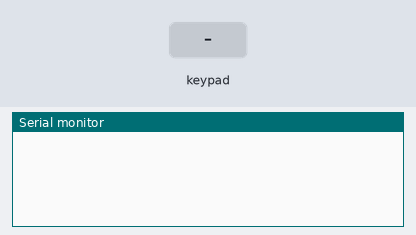
Recording of a sketch running on a simulated Arduino Uno, built with avr-gcc and run on an emulated ATmega328P. Shown: the last lines printed to the serial monitor. Wiring (inferred from the names in the program): 4×3 keypad with keys 1 2 3 4 5 6 7 8 9 * 0 # (labels assumed): rows pin 16, pin 4, pin 5, pin 13; columns pin 2, pin 12, pin 14. The inputs (shaded band) are chosen by the test bench.

Above: at 1.2 s.
1.3 s: key '1' pressed
At 1.58 s:
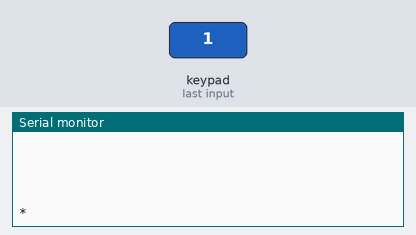
2.9 s: keypad keys 1 2 pressed 0.4 s apart
At 3.61 s:
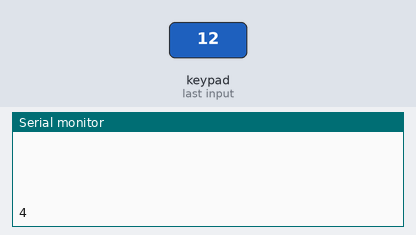
5.2 s: key '7' pressed
At 5.39 s:
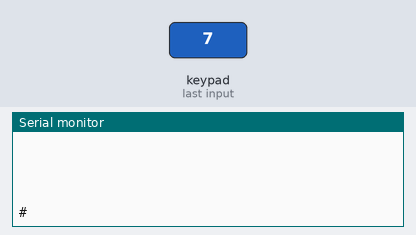
6.7 s: keypad keys 1 2 * pressed 0.4 s apart
At 7.69 s:
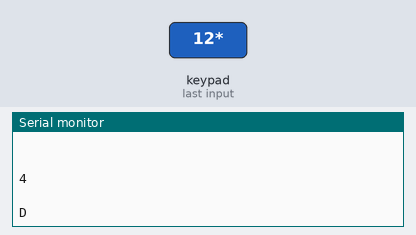
9.4 s: key '0' pressed
At 9.72 s:
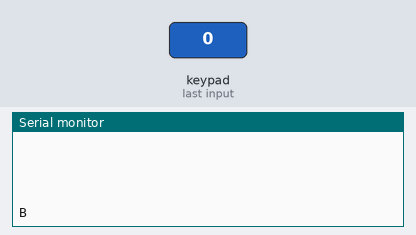
11.0 s: keypad keys 1 2 # pressed 0.4 s apart
At 12.07 s:
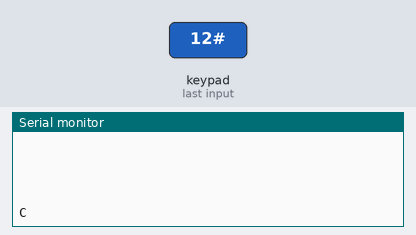

Measured:
- after the input at 1.3 s, the serial monitor: prints a new line after 0.10 s (image 1)
- after the input at 2.9 s, the serial monitor: prints a new line after 0.55 s (image 2)
- after the input at 5.2 s, the serial monitor: prints a new line at once (image 3)
- after the input at 6.7 s, the serial monitor: prints a new line after 0.56 s (image 4)
- after the input at 9.4 s, the serial monitor: prints a new line after 0.16 s (image 5)
- after the input at 11.0 s, the serial monitor: prints a new line after 0.06 s (image 6)

The sketch:

matriz_numerica.ino
```cpp
//fazendo leitura na marra
//ainda em desenvolvimento

/*parece que algumas teclas agarram.
  obs: o problema foi corrigido colocando resistor e ground nos pinos de leitura. equivalente a button push_down*/

#include <Arduino.h>

//olhando os pinos da matriz de frente. O primeiro pino da esquerda é o 1 o segundo é o 2 e assim por diante ate o oitavo pino

const int l1 = 0;  //D3 in nodeMCU and 1 in keypad
const int l2 = 12; //D6 in nodeMCU and 2 in keypad
const int l3 = 14; //D5 in nodeMCU and 3 in keypad
const int l4 = 2;  //D4 in nodeMCU and 4 in keypad

                   //colocar ground (com resistor)
const int c1 = 16; //D0 in nodeMCU and 5 in keypad
const int c2 = 4;  //D2 in nodeMCU and 6 in keypad
const int c3 = 5;  //D1 in nodeMCU and 7 in keypad
const int c4 = 13; //D7 in nodeMCU and 8 in keypad

void desligar (){
  digitalWrite(l1, LOW);
  digitalWrite(l2, LOW);
  digitalWrite(l3, LOW);
  digitalWrite(l4, LOW);
}

void pesquisar (int l){
  if (digitalRead(c1) == HIGH){
    if(l == 1)
      Serial.print("1  ");
    if(l == 2)
      Serial.print("4  ");
    if(l == 3)
      Serial.print("7  ");
    if(l == 4)
      Serial.print("*  ");

    while(digitalRead(c1) == HIGH){
      //travar code
    }
  }

  if (digitalRead(c2) == HIGH){
    if(l == 1)
      Serial.print("2  ");
    if(l == 2)
      Serial.print("5  ");
    if(l == 3)
      Serial.print("8  ");
    if(l == 4)
      Serial.print("0  ");

    while(digitalRead(c2) == HIGH){
      //travar code
    }
  }

  if (digitalRead(c3) == HIGH){
    if(l == 1)
      Serial.print("3  ");
    if(l == 2)
      Serial.print("6  ");
    if(l == 3)
      Serial.print("9  ");
    if(l == 4)
      Serial.print("#  ");

    while(digitalRead(c3) == HIGH){
      //travar code
    }
  }

  if (digitalRead(c4) == HIGH){
    if(l == 1)
      Serial.print("A  ");
    if(l == 2)
      Serial.print("B  ");
    if(l == 3)
      Serial.print("C  ");
    if(l == 4)
      Serial.print("D  ");

    while(digitalRead(c4) == HIGH){
      //travar code
    }
  }

  Serial.println(" ");
}

void setup (){
  Serial.begin(115200);

  //Pinos ligados aos pinos 1, 2, 3 e 4 do teclado - Linhas
  pinMode(l1, OUTPUT);
  pinMode(l2, OUTPUT);
  pinMode(l3, OUTPUT);
  pinMode(l4, OUTPUT);

  //Pinos ligados aos pinos 5, 6, 7 e 8 do teclado - Colunas
  pinMode(c1, INPUT);
  pinMode(c2, INPUT);
  pinMode(c3, INPUT);
  pinMode(c4, INPUT);

  Serial.begin(115200);
  Serial.println("Aguardando acionamento das teclas...");
}

void loop (){
  desligar();
  digitalWrite(l1, HIGH);
  pesquisar(1);

  delay(50);

  desligar();
  digitalWrite(l2, HIGH);
  pesquisar(2);

  delay(50);

  desligar();
  digitalWrite(l3, HIGH);
  pesquisar(3);

  delay(50);

  desligar();
  digitalWrite(l4, HIGH);
  pesquisar(4);

  delay(100);
}

/**********************************/

//usando a biblioteca keypad :D
/*//https://techtutorialsx.com/2017/03/18/esp8266-interfacing-with-a-4x4-matrix-keypad/ (modificado 08/12/2018)

#include <Arduino.h>
#include <Keypad.h>

const byte n_rows = 4;
const byte n_cols = 4;

char keys[n_rows][n_cols] = {
  {'1','2','3','A'},
  {'4','5','6','B'},
  {'7','8','9','C'},
  {'*','0','#','D'}
};

byte colPins[n_rows] = {D3, D2, D1, D0};
byte rowPins[n_cols] = {D7, D6, D5, D4};

Keypad myKeypad = Keypad( makeKeymap(keys), rowPins, colPins, n_rows, n_cols);

void setup(){
  Serial.begin(115200);
}

void loop(){
  char myKey = myKeypad.getKey();

  if (myKey != NULL){
    Serial.print("Key pressed: ");
    Serial.println(myKey);
  }
}
*/
```
